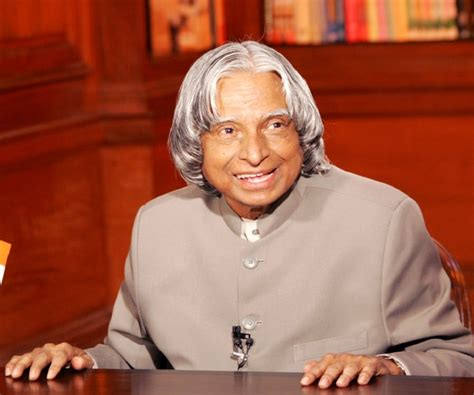
#> input picture model/test/APJ.jpeg, 474 x 395 px
$ jupyter execute --allow-errors scientist_classifier_model.ipynb   (shell and % lines are left out)
#> lines starting #> are read from the running program, lines starting #| are printed output that depends on the picture
[cell 1]
import numpy as np
import cv2
import matplotlib
from matplotlib import pyplot as plt

[cell 2]
img=cv2.imread('./test/APJ.jpeg')
#> img is the input picture: shape (395, 474, 3); mean B, G, R 71.3, 92.6, 161.8
img.shape
#> Out = (395, 474, 3)

#> (a cell that did not finish here is left out)

[cell 4]
gray=cv2.cvtColor(img, cv2.COLOR_BGR2GRAY)
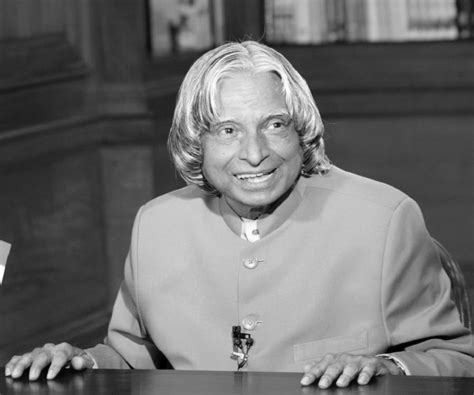
#> gray: shape (395, 474); min 0, max 255, mean 110.9
gray

[cell 5]
plt.imshow(gray, cmap='gray')

[cell 6]
face_cascade = cv2.CascadeClassifier('./opencv/haarcascades/haarcascade_frontalface_default.xml')
eye_cascade = cv2.CascadeClassifier('./opencv/haarcascades/haarcascade_eye.xml')

faces = face_cascade.detectMultiScale(gray, 1.3, 5)
#> faces = [[197, 87, 112, 112]]
faces
#> Out = [[197, 87, 112, 112]]

[cell 7]
(x,y,w,h) = faces[0]
#> x = 197; y = 87; w = 112; h = 112
x,y,w,h
#> Out = (197, 87, 112, 112)

[cell 8]
face_img = cv2.rectangle(img,(x,y),(x+w,y+h),(255,0,0),2)
plt.imshow(face_img)

[cell 9]
cv2.destroyAllWindows()
for (x,y,w,h) in faces:
    face_img = cv2.rectangle(img,(x,y),(x+w,y+h),(255,0,0),2)
    roi_gray = gray[y:y+h, x:x+w]
    roi_color = face_img[y:y+h, x:x+w]
    eyes = eye_cascade.detectMultiScale(roi_gray)
    for (ex,ey,ew,eh) in eyes:
        cv2.rectangle(roi_color,(ex,ey),(ex+ew,ey+eh),(0,255,0),2)
#> this loop made 1 pass
#> (x, y, w, h, eyes) on pass 1: (197, 87, 112, 112, [[64, 23, 31, 31], [17, 29, 30, 30]])
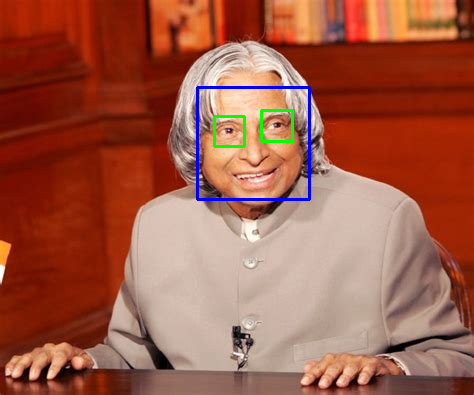
#> img: shape (395, 474, 3); mean B, G, R 71.7, 92, 159.7
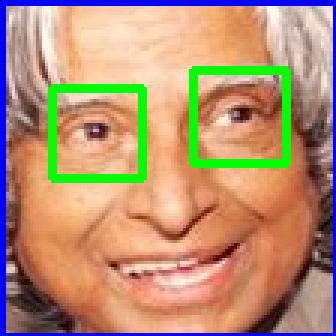
#> roi_color: shape (112, 112, 3) (shown 3 times larger); mean B, G, R 116.4, 145.5, 181.8


plt.figure()
plt.imshow(face_img, cmap='gray')
plt.show()

[cell 10]
plt.imshow(roi_color, cmap='gray')

[cell 11]
def get_cropped_image_if_2_eyes(image_path):
#> called with image_path = './test/APJ.jpeg'
    img = cv2.imread(image_path)
    gray = cv2.cvtColor(img, cv2.COLOR_BGR2GRAY)
    faces = face_cascade.detectMultiScale(gray, 1.3, 5)
#> faces = [[197, 87, 112, 112]]
    for (x,y,w,h) in faces:
        roi_gray = gray[y:y+h, x:x+w]
        roi_color = img[y:y+h, x:x+w]
        eyes = eye_cascade.detectMultiScale(roi_gray)
        if len(eyes) >= 2:
            return roi_color

[cell 12]
original_image = cv2.imread('./test/APJ.jpeg')
plt.imshow(original_image)

[cell 13]
cropped_image = get_cropped_image_if_2_eyes('./test/APJ.jpeg')
plt.imshow(cropped_image)

[cell 14]
org_image_obstructed = cv2.imread('./test/APJ2.jpeg')
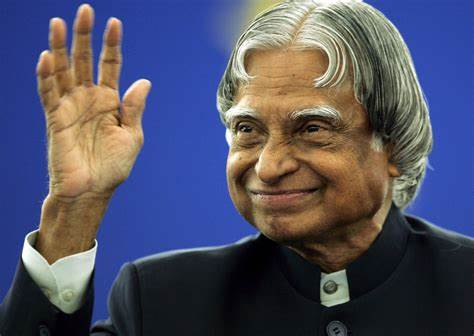
#> input picture model/test/APJ2.jpeg, 474 x 336 px
#> org_image_obstructed is the input picture: shape (336, 474, 3); mean B, G, R 101.5, 81.9, 81.3
plt.imshow(org_image_obstructed)

[cell 15]
cropped_image_no_2_eyes = get_cropped_image_if_2_eyes('./test/APJ2.jpeg')
#> call 2 of get_cropped_image_if_2_eyes, with image_path = './test/APJ2.jpeg'
#> in get_cropped_image_if_2_eyes (call 2), `gray = cv2.cvtColor(img, cv2.COLOR_BGR2GRAY)`:
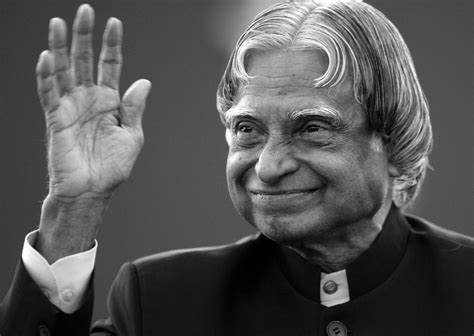
#> gray: shape (336, 474); min 0, max 255, mean 83.9
#> in get_cropped_image_if_2_eyes (call 2), `faces = face_cascade.detectMultiScale(gray, 1.3, 5)`: faces = [[188, 60, 188, 188]]
#> the loop in get_cropped_image_if_2_eyes (call 2), `for (x,y,w,h) in faces:` made 1 pass
#> (x, y, w, h, eyes) on pass 1: (188, 60, 188, 188, [[32, 45, 52, 52]])
#> pass 1, in get_cropped_image_if_2_eyes (call 2), `roi_color = img[y:y+h, x:x+w]`:
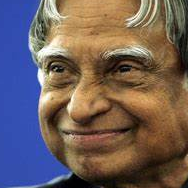
#> roi_color: shape (188, 188, 3); mean B, G, R 92.5, 95.3, 110.7
cropped_image_no_2_eyes

[cell 16]
path_to_data = "./dataset/"
path_to_cr_data = "./dataset/cropped/"

[cell 17]
import os
img_dirs = []
for entry in os.scandir(path_to_data):
    if entry.is_dir():
        img_dirs.append(entry.path)

[cell 18]
img_dirs

[cell 19]
import shutil
if os.path.exists(path_to_cr_data):
     shutil.rmtree(path_to_cr_data)
os.mkdir(path_to_cr_data)

[cell 20]
cropped_image_dirs = []
scientist_file_names_dict = {}

for img_dir in img_dirs:
    count = 1
    scientist_name = img_dir.split('/')[-1]
    print(scientist_name)

    scientist_file_names_dict[scientist_name] = []

    for entry in os.scandir(img_dir):
        roi_color = get_cropped_image_if_2_eyes(entry.path)
#> call 3 of get_cropped_image_if_2_eyes, with image_path = './dataset/APJ abdul kalam/th (11).jpeg'
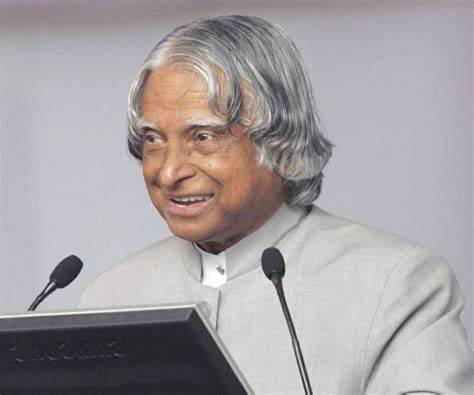
#> input picture model/dataset/APJ abdul kalam/th (11).jpeg, 474 x 395 px
#> in get_cropped_image_if_2_eyes, img is the input picture: shape (395, 474, 3); mean B, G, R 162.3, 160.2, 166.1
#> in get_cropped_image_if_2_eyes (call 3), `faces = face_cascade.detectMultiScale(gray, 1.3, 5)`: faces = [[96, 84, 157, 157]]
#> the loop in get_cropped_image_if_2_eyes (call 3), `for (x,y,w,h) in faces:` made 1 pass
#> (x, y, w, h, eyes) on pass 1: (96, 84, 157, 157, [[77, 28, 52, 52]])
#> pass 1, in get_cropped_image_if_2_eyes (call 3), `roi_color = img[y:y+h, x:x+w]`:
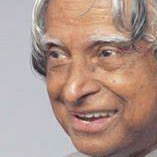
#> roi_color: shape (157, 157, 3); mean B, G, R 139.2, 149.5, 176.2
        if roi_color is not None:
            cropped_folder = path_to_cr_data + scientist_name
            if not os.path.exists(cropped_folder):
                os.makedirs(cropped_folder)
                cropped_image_dirs.append(cropped_folder)
                print("Generating cropped images in folder: ",cropped_folder)

            cropped_file_name = scientist_name + str(count) + ".png"
            cropped_file_path = cropped_folder + "/" + cropped_file_name

            cv2.imwrite(cropped_file_path, roi_color)
            scientist_file_names_dict[scientist_name].append(cropped_file_path)
            count +=  1

[cell 21]
import numpy as np
import pywt
import cv2

def w2d(img, mode='haar', level=1):
#> called with mode = 'db1', level = 5
    imArray = img
    #Datatype conversions
    #convert to grayscale
    imArray = cv2.cvtColor( imArray,cv2.COLOR_RGB2GRAY )
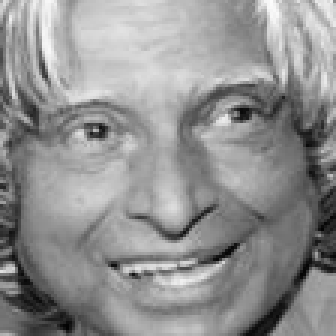
#> imArray: shape (112, 112) (shown 3 times larger); min 3, max 252, mean 145
    #convert to float
    imArray =  np.float32(imArray)
    imArray /= 255;
    # compute coefficients
    coeffs=pywt.wavedec2(imArray, mode, level=level)

    #Process Coefficients
    coeffs_H=list(coeffs)
    coeffs_H[0] *= 0;

    # reconstruction
    imArray_H=pywt.waverec2(coeffs_H, mode);
    imArray_H *= 255;
    imArray_H =  np.uint8(imArray_H)
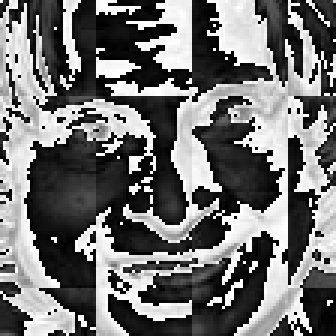
#> imArray_H: shape (112, 112) (shown 3 times larger); min 0, max 255, mean 112.7

    return imArray_H

[cell 22]
im_har = w2d(cropped_image,'db1',5)
plt.imshow(im_har, cmap='gray')

[cell 23]
scientist_file_names_dict = {}
for img_dir in cropped_image_dirs:
    scientist_name = img_dir.split('/')[-1]
    file_list = []
    for entry in os.scandir(img_dir):
        file_list.append(entry.path)
    scientist_file_names_dict[scientist_name] = file_list
scientist_file_names_dict

[cell 24]
class_dict = {}
count = 0
for scientist_name in scientist_file_names_dict.keys():
    class_dict[scientist_name] = count
    count = count + 1
class_dict
